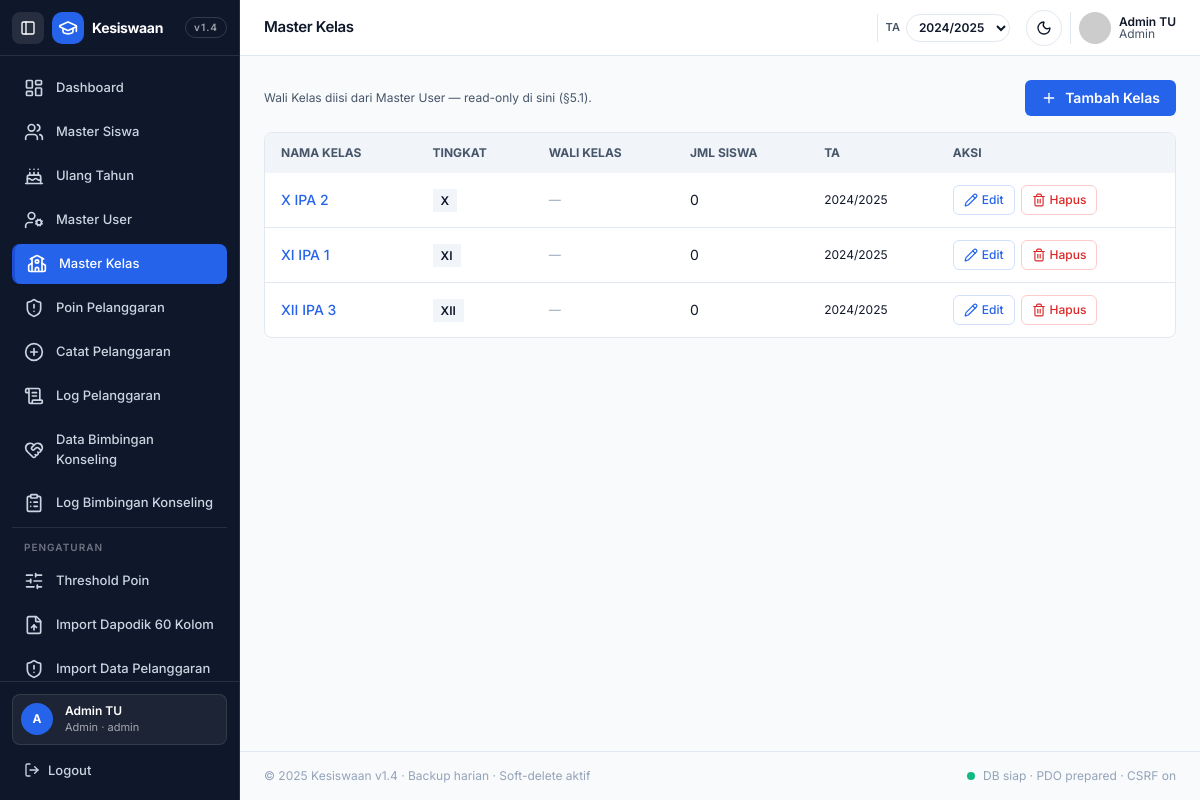
The app's page /kelas/index.php (signed in) with its own data.
### tables this page shows
CREATE TABLE IF NOT EXISTS kelas (
  id BIGINT AUTO_INCREMENT PRIMARY KEY,
  nama_kelas VARCHAR(100) NOT NULL,
  tingkat ENUM('X','XI','XII','VII','VIII','IX') NOT NULL DEFAULT 'X',
  wali_kelas_id BIGINT NULL,
  tahun_ajaran VARCHAR(20) NOT NULL DEFAULT '2024/2025',
  deleted_at DATETIME NULL,
  created_at TIMESTAMP DEFAULT CURRENT_TIMESTAMP,
  updated_at TIMESTAMP DEFAULT CURRENT_TIMESTAMP ON UPDATE CURRENT_TIMESTAMP,
  FOREIGN KEY (wali_kelas_id) REFERENCES users(id) ON DELETE SET NULL
);

### kelas/index.php (the view, shortened to what this page needs)
<?php
$err='';
require __DIR__.'/../includes/header.php';
$rows=[]; $msg=$_GET['msg']??''; $err=$err??($_GET['err']??'');
try{ $st=$pdo->query("SELECT k.id,k.nama_kelas,k.tingkat,COALESCE(u.nama,'—') as wali,k.tahun_ajaran,(SELECT COUNT(*) FROM siswa s WHERE s.kelas_id=k.id AND s.deleted_at IS NULL) as jml FROM kelas k LEFT JOIN users u ON u.id=k.wali_kelas_id WHERE k.deleted_at IS NULL ORDER BY k.tingkat,k.nama_kelas"); $rows=$st->fetchAll(); }catch(Throwable $e){ $rows=[]; }
?>
<div class="flex justify-between items-center">
  <p class="text-xs text-[#475569] dark:text-[#94A3B8]">Wali Kelas diisi dari Master User — read-only di sini (§5.1).</p>
  <button onclick="document.getElementById('modalKelas').classList.remove('hidden')" class="h-9 px-4 rounded-input bg-[#2563EB] hover:bg-[#1D4ED8] text-white text-sm font-semibold inline-flex items-center gap-2"><i data-lucide="plus" class="w-4 h-4"></i> Tambah Kelas</button>
</div>
<div class="hidden md:block bg-white dark:bg-[#1E293B] border border-[#E2E8F0] dark:border-[#334155] rounded-card overflow-hidden mt-4">
<table class="w-full text-sm">
<thead class="bg-[#F1F5F9] dark:bg-[#0F172A] text-xs uppercase text-[#475569] dark:text-[#94A3B8]"><tr><th class="px-4 py-3 text-left">Nama Kelas</th><th class="px-4 py-3 text-left">Tingkat</th><th class="px-4 py-3 text-left">Wali Kelas</th><th class="px-4 py-3 text-left">Jml Siswa</th><th class="px-4 py-3 text-left">TA</th><th class="px-4 py-3 text-left">Aksi</th></tr></thead>
<tbody class="divide-y divide-[#E2E8F0] dark:divide-[#334155]">
<?php foreach($rows as $r): ?>
<tr class="hover:bg-[#F8FAFC] dark:hover:bg-white/[0.03]">
  <td class="px-4 py-3 font-medium"><a href="/kesiswaanv2/siswa/index.php?kelas=<?=urlencode($r['nama_kelas'])?>" class="text-[#2563EB] dark:text-[#93C5FD] hover:underline"><?=htmlspecialchars($r['nama_kelas'])?></a></td>
  <td class="px-4 py-3"><span class="px-2 py-1 rounded-badge bg-[#F1F5F9] dark:bg-white/10 text-xs font-semibold"><?=htmlspecialchars($r['tingkat'])?></span></td>
  <td class="px-4 py-3 text-xs <?= $r['wali']==='—'?'text-[#94A3B8] italic':'' ?>"><?=htmlspecialchars($r['wali'])?></td>
  <td class="px-4 py-3"><?=htmlspecialchars($r['jml'])?></td>
  <td class="px-4 py-3 text-xs"><?=htmlspecialchars($r['tahun_ajaran'])?></td>
  <td class="px-4 py-3"><div class="flex gap-1.5">
    <a href="/kesiswaanv2/kelas/edit.php?id=<?=$r['id']?>" class="px-2.5 py-1.5 rounded-input border border-[#2563EB]/20 text-[#2563EB] text-xs font-medium hover:bg-[#EFF6FF] inline-flex items-center gap-1"><i data-lucide="pencil" class="w-3.5 h-3.5"></i> Edit</a>
    <form method="POST" onsubmit="return confirm('Hapus <?=htmlspecialchars($r['nama_kelas'],ENT_QUOTES)?>? (soft-delete)')" class="inline"><?=csrf_field()?><input type="hidden" name="aksi" value="hapus"><input type="hidden" name="id" value="<?=$r['id']?>"><button class="px-2.5 py-1.5 rounded-input border border-red-200 text-[#DC2626] text-xs font-medium hover:bg-[#FFF1F2] inline-flex items-center gap-1"><i data-lucide="trash-2" class="w-3.5 h-3.5"></i> Hapus</button></form>
  </div></td>
</tr>
<?php endforeach; ?>
</tbody>
</table>
</div>
<?php require __DIR__.'/../includes/footer.php'; ?>

### includes/header.php (style rules this page uses)
* { font-family:Inter,system-ui,sans-serif }

### records on screen
kelas: nama_kelas "X IPA 2", tingkat "X", wali "—", jml "0", tahun_ajaran "2024/2025"
kelas: nama_kelas "XI IPA 1", tingkat "XI", wali "—", jml "0", tahun_ajaran "2024/2025"
kelas: nama_kelas "XII IPA 3", tingkat "XII", wali "—", jml "0", tahun_ajaran "2024/2025"

### other values on screen
$u['avatar'] "A"
$u['nama'] "Admin TU"
$u['role'] "Admin"
$u['username'] "admin"
$title "Master Kelas"
form field value "2024/2025"
